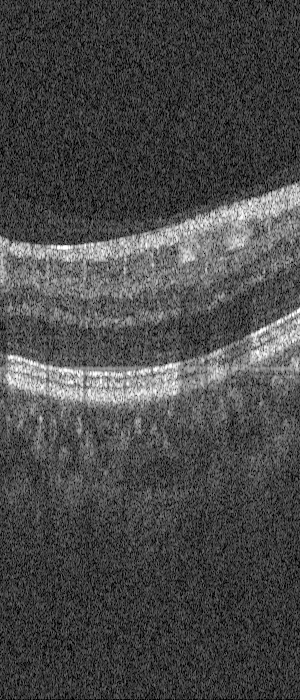
%> input picture images/3.tif, 300 x 700 px
$ octave inl.m   (GNU Octave 9; MATLAB toolbox functions it lacks are replaced by stand-ins)
%> lines starting %> are read from the running program, lines starting %| are printed output that depends on the picture; in (x1, y1, x2, y2) boxes, pixels count from 0 and x2, y2 are one past the last pixel; in counts of white or black regions, pixels touching at a corner belong together; the program's own positions count from 1
clear;
I0 = imread('3.tif');
%> I0 is the input picture: size 700x300 uint8; min 0, max 255, mean 73.1

%INL提取
[m,n] = size(I0);
%> m = 700; n = 300
I1 = medfilt2(I0,[5, 5]); %中值滤波
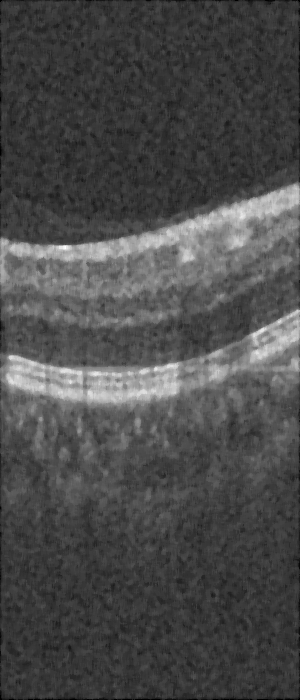
%> I1: size 700x300 uint8; min 0, max 255, mean 74.9
thresh = graythresh(I1); %大津法全局阈值调整
%> thresh = 0.396
I2 = imbinarize(I1, thresh+0.05); %二值化
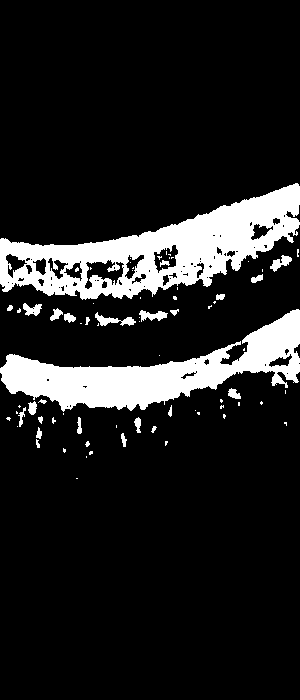
%> I2: size 700x300 logical; 13.2% white; 75 white regions (49 under 20 px), largest, box (x1, y1, x2, y2) and area: (0, 183, 300, 300) 14250, (0, 309, 300, 412) 11336, (95, 312, 136, 326) 234
I2 = medfilt2(I2,[3, 3]);
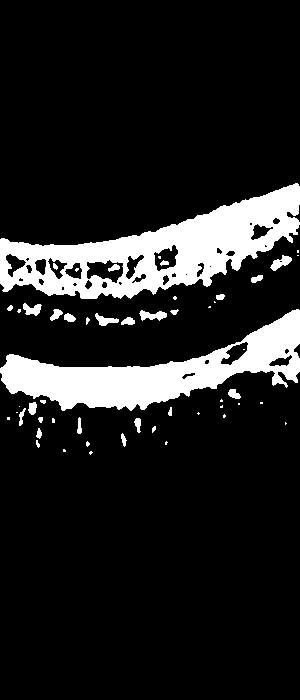
%> I2: size 700x300 logical; 13.2% white; 53 white regions (26 under 20 px), largest, box (x1, y1, x2, y2) and area: (0, 183, 300, 299) 14332, (0, 309, 300, 411) 11375, (139, 310, 167, 321) 183

for j = 1:n
    for i = 1:m
        if(I2(i, j) == 1)
            for k = i+110:m
                I2(k, j) = 0;
            end
        end
    end
end
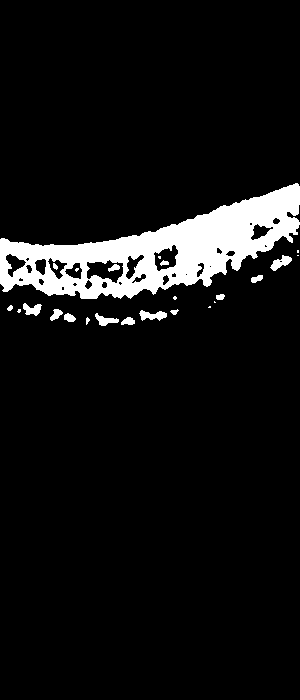
%> I2: size 700x300 logical; 7.4% white; 24 white regions (8 under 20 px), largest, box (x1, y1, x2, y2) and area: (0, 183, 300, 299) 14332, (139, 310, 167, 321) 183, (270, 255, 292, 271) 172

%判断是否下凹
for i = 1:m
    if I2(i, 50) == 1
        imin = i;
        break;
    end
end
%> after the loop, imin = 246

for i = 1:m
    if I2(i, 150) == 1
        imax = i;
        break;
    end
end
%> after the loop, imax = 232

if imax - imin > 60
    %去除凹形多余白色区域
    for i = m:-1:1
        if I2(i, 160) == 1
            ymax = i;
            break;
        end
    end
    for j = 1:n
        for k = ymax-90:ymax+50
            I2(k, j) = 0;
        end
    end
end

for j = 1:n
    for i = m:-1:1
        if (I2(i, j) == 1 && I2(i-1, j) == 1)
            I2(i, j) = 0;
        elseif (I2(i, j) == 1 && I2(i-1, j) == 0) %去除底部多余杂点
            for k = i-1:-1:1
                I2(k, j) = 0;
            end
        end
    end
end
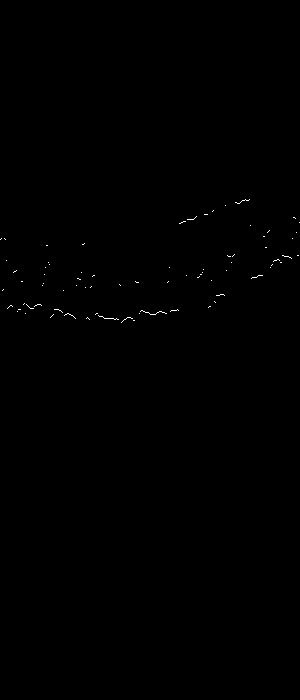
%> I2: size 700x300 logical; 0.14% white in thin lines or dots, all inside (x1, y1, x2, y2) = (0, 199, 300, 323)

for j = 11:n-5
    for i = m:-1:1
        if I2(i, j) == 1
            for t = i-25:-1:1
                for k = j-10:j+10
                    I2(t, k) = 0;
                end
            end
        end
    end
end
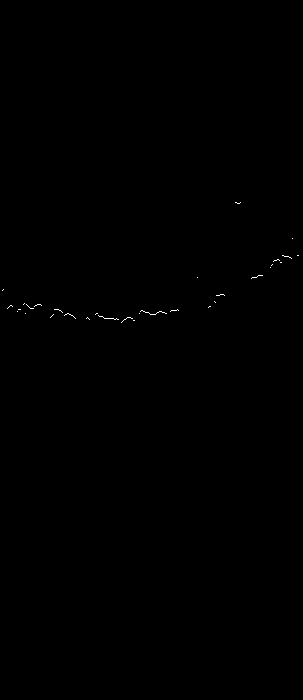
%> I2: size 700x303 logical; 0.09% white in thin lines or dots, all inside (x1, y1, x2, y2) = (2, 202, 299, 323)


for j = 1:n
    ymin(j) = 1;
end
%> after the loop, ymin = 300 values from 1 to 1

for i = m:-1:1
    for j = 1:n
        if(I2(i, j) == 1)
            if(i > ymin(j))
                ymin(j) = i;
            else
                I2(i,j)=0;
            end
        end
    end
end
%> after the loop, ymin = 300 values, max 323 at index 122, min 1 at index 1, mean 193

% I4 = edge(I3,'canny'); %边缘提取
%imshow(I3);
k = 1;
for i = 1:m
    for j = 1:n
        if(I2(i,j) == 1)
            if(i == ymin(j))
                yIN(k) = i;
                xIN(k) = j;
                k = k+1;
            end
        end
    end
end
%> after the loop, k = 194; xIN = 193 values, max 299 at index 11, min 3 at index 46, mean 144.1; yIN = 193 values from 203 to 323

imshow(I0);
hold on
pIN = polyfit(xIN, yIN, 7);
%> pIN = [-1.48e-13 1.46e-10 -5.63e-08 1.06e-05 -0.00104 0.0487 -0.718 305.9]
y1IN = polyval(pIN, xIN);
%> y1IN = 193 values, max 318.3 at index 129, min 247.7 at index 11, mean 299.4
xxIN = linspace(1, n);
%> xxIN = 100 values from 1 to 300
yyIN = spline(xIN, y1IN, xxIN);
%> yyIN = 100 values, max 318.3 at index 47, min 245.7 at index 100, mean 297.1
plot(xxIN, yyIN, '-', 'LineWidth', 1, 'color', 'm');%线性拟合绘制
legend('INL');
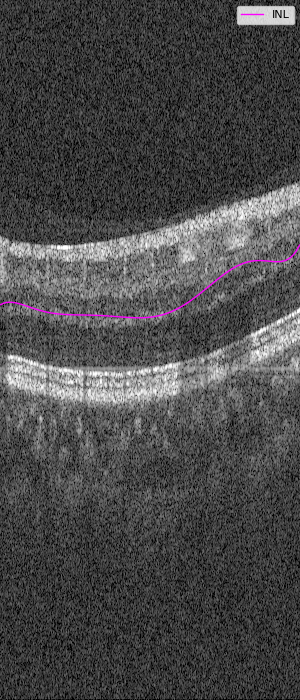
%> figure redrawn from the program's plot data

$ run again, with images/1.tif copied over images/3.tif
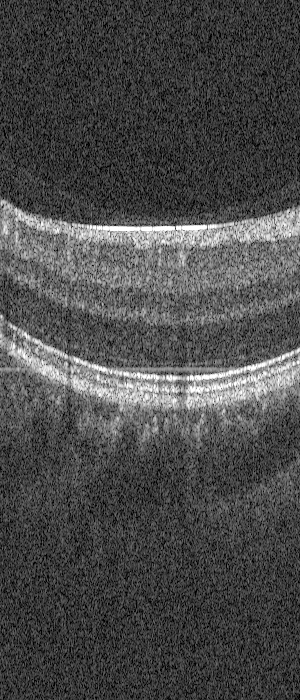
%> input picture images/1.tif, 300 x 700 px
%> I0 is the input picture: size 700x300 uint8; min 0, max 255, mean 74.8
%> thresh = 0.4
%> after the loop `for j = 1:n`:
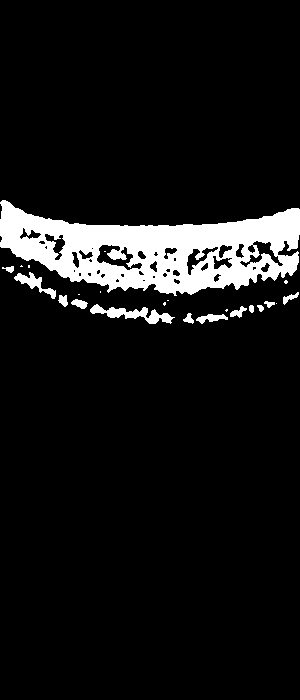
%> I2: size 700x300 logical; 8.3% white; 23 white regions (10 under 20 px), largest, box (x1, y1, x2, y2) and area: (0, 200, 300, 296) 15538, (90, 304, 175, 324) 658, (14, 272, 56, 299) 345
%> after the loop `for i = 1:m`: imin = 219
%> after the loop `for i = 1:m`: imax = 226
%> after the loop `for i = m:-1:1`: ymin = 300 values, max 323 at index 172, min 1 at index 1, mean 268.7
%> after the loop `for i = 1:m`: k = 267; xIN = 266 values, max 299 at index 56, min 3 at index 4, mean 146; yIN = 266 values from 267 to 323
%> pIN = [-3.82e-14 4.56e-11 -2.17e-08 5.21e-06 -0.000661 0.0401 -0.506 270.9]
%> y1IN = 266 values, max 317.3 at index 265, min 269.1 at index 7, mean 302.9
%> yyIN = 100 values, max 317.3 at index 65, min 269.1 at index 3, mean 302.9
%> `legend('INL');`:
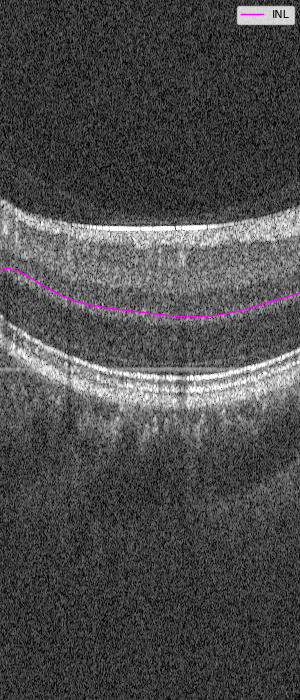
%> figure redrawn from the program's plot data

$ run again, with images/10.tif copied over images/3.tif
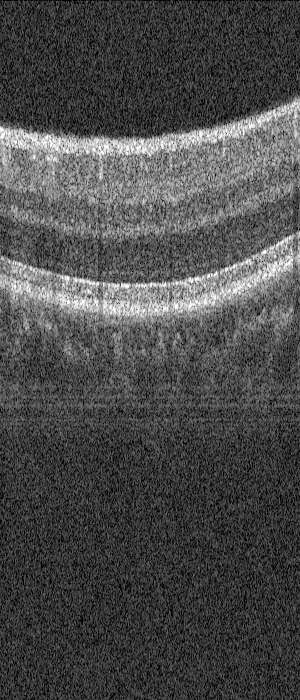
%> input picture images/10.tif, 300 x 700 px
%> I0 is the input picture: size 700x300 uint8; min 0, max 255, mean 75.4
%> thresh = 0.396
%> after the loop `for j = 1:n`:
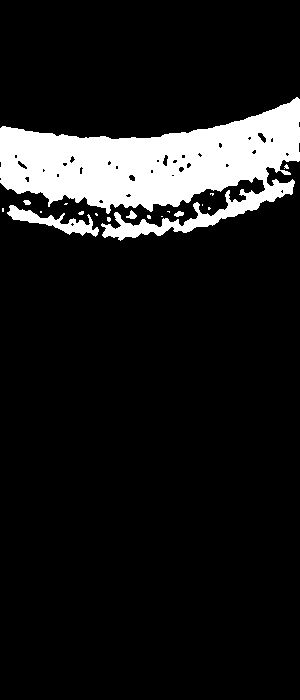
%> I2: size 700x300 logical; 11% white; 18 white regions (13 under 20 px), largest, box (x1, y1, x2, y2) and area: (0, 97, 300, 241) 21863, (7, 205, 99, 237) 947, (126, 210, 137, 219) 53, (174, 211, 184, 217) 41, (23, 200, 31, 205) 30
%> after the loop `for i = 1:m`: imin = 134
%> after the loop `for i = 1:m`: imax = 139
%> after the loop `for i = m:-1:1`: ymin = 300 values, max 239 at index 119, min 1 at index 1, mean 204.3
%> after the loop `for i = 1:m`: k = 288; xIN = 287 values, max 295 at index 11, min 3 at index 76, mean 150.4; yIN = 287 values from 171 to 239
%> pIN = [-2.57e-14 3.26e-11 -1.6e-08 3.91e-06 -0.000501 0.0309 -0.542 211.5]
%> y1IN = 287 values, max 226.2 at index 284, min 182.7 at index 13, mean 213.5
%> yyIN = 100 values, max 226.2 at index 35, min 182.7 at index 97, mean 212.8
%> `legend('INL');`:
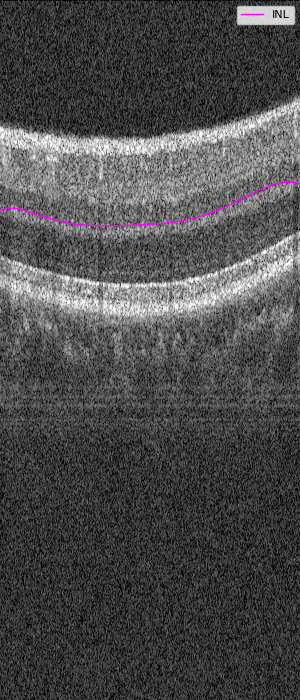
%> figure redrawn from the program's plot data

$ run again, with images/11.tif copied over images/3.tif
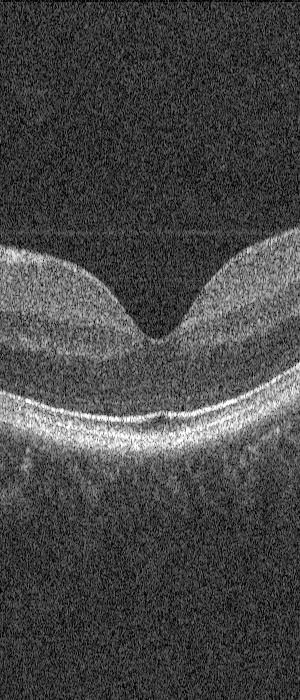
%> input picture images/11.tif, 300 x 700 px
%> I0 is the input picture: size 700x300 uint8; min 0, max 255, mean 70.1
%> thresh = 0.38
%> after the loop `for i = 1:m`: imin = 256
%> after the loop `for i = 1:m`: imax = 413
%> after the loop `for i = m:-1:1`: ymax = 450
%> after the loop `for i = m:-1:1`: ymin = 300 values, max 358 at index 66, min 1 at index 1, mean 300.9
%> after the loop `for i = 1:m`: k = 269; xIN = 268 values, max 300 at index 10, min 2 at index 120, mean 152; yIN = 268 values from 305 to 358
%> pIN = [-1.8e-14 2.67e-11 -1.51e-08 4.17e-06 -0.000591 0.0396 -0.902 342.5]
%> y1IN = 268 values, max 349.3 at index 180, min 306.9 at index 10, mean 336.7
%> yyIN = 100 values, max 349.3 at index 28, min 306.9 at index 100, mean 337
%> `legend('INL');`:
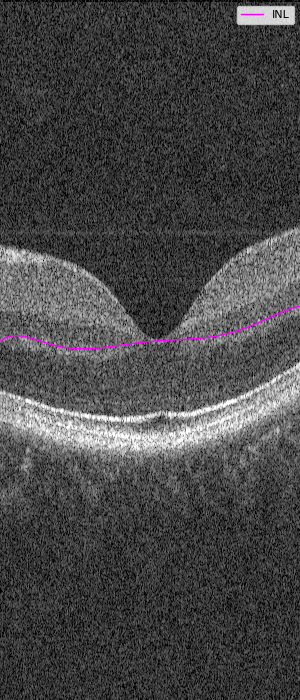
%> figure redrawn from the program's plot data
